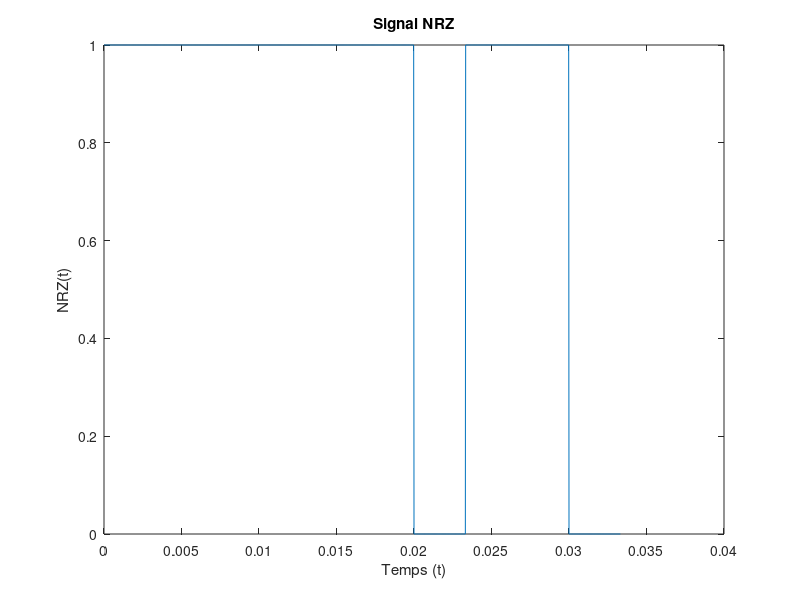
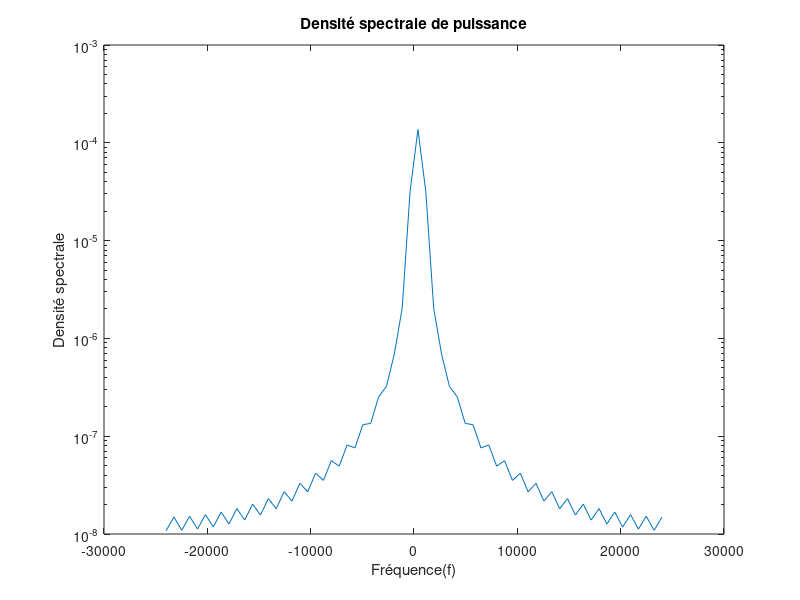
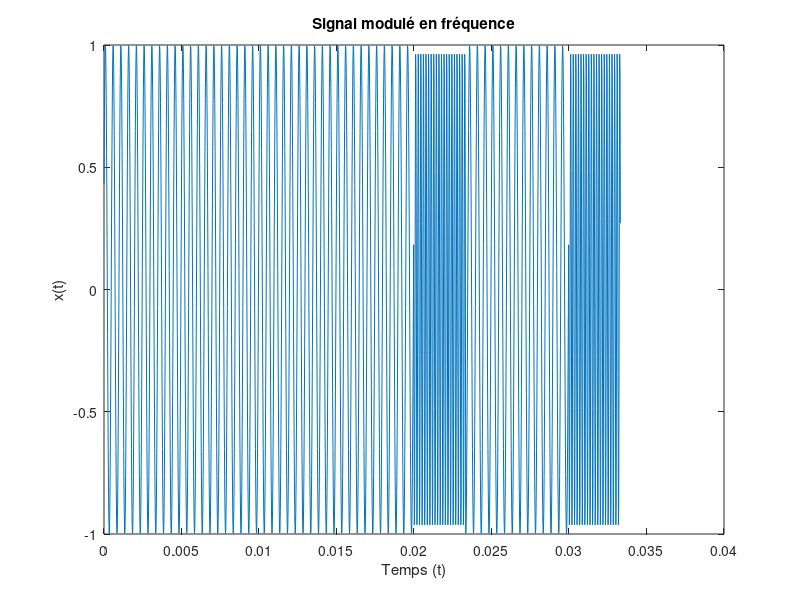
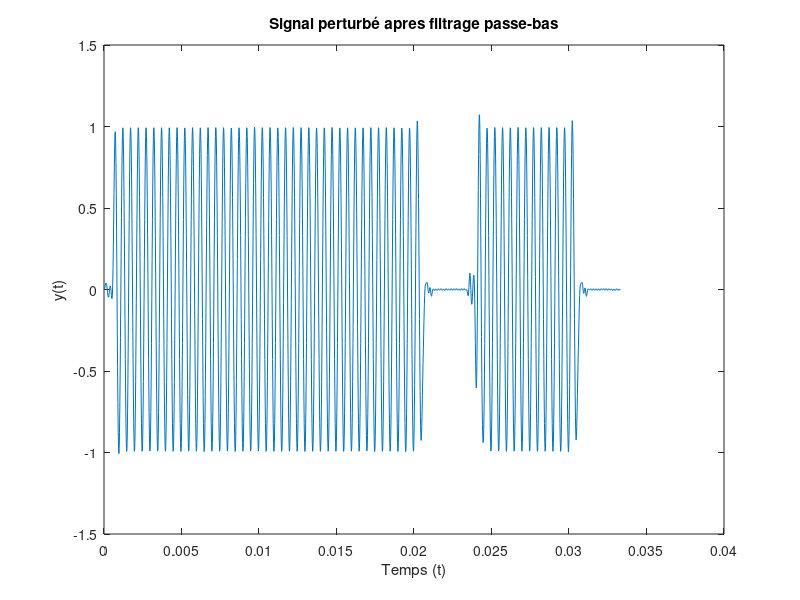

MATLAB code for these plots, in order:
clear all
close all
% 3.1 Génération du signal NRZ 
% Constantes
Fe = 48000; 
Te = 1/Fe; 
Ts = 1/300;
Ns=floor(Ts/Te);
N_bits = 10;
F0 = 6000;
F1 = 2000;
Fc = (F0+F1)/2;
SNR = 50; %dB
n = Fc/Fe;
ordre= 61;

% Signal unipolaire
suite_bits = randi([0,1], 1,N_bits);
t = 0:Te:(N_bits*Ns-1)*Te;
B = ones(1,Ns);
NRZ = kron(suite_bits,B);
figure(1)
plot(t,NRZ)
title("Signal NRZ")
xlabel("Temps (t)")
ylabel("NRZ(t)")

% Densité spectrale de puissance
figure(2)
DSP=pwelch(NRZ,[],[],[],Fe,'twosided');
f = linspace(-Fe/2,Fe/2,length(DSP));
semilogy(f,fftshift(abs(DSP)))
title("Densité spectrale de puissance")
xlabel("Fréquence(f)")
ylabel("Densité spectrale")

% 3.2 Génération du signal modulé en fréquence
%Génération des cosinus
phi1 = 2*pi*rand(1);
phi2 = 2*pi*rand(1);
cos1 = cos(2*pi*F0*t+phi1);
cos2 = cos(2*pi*F1*t+phi2);
x = (1-NRZ).*cos1 + NRZ.*cos2;
figure(3)
plot(t,x)
title("Signal modulé en fréquence")
xlabel("Temps (t)")
ylabel("x(t)")

%4. Canal de transmission à bruit additif, blanc et Gaussien
%génération du bruit 

Px = mean(abs(x).^2);
Pb = Px*10^(-SNR/10);
bruit = sqrt(Pb)*randn(1,length(x));
% Signal modulé + bruit 
signal_perturbe = x + bruit;

% 5. Démodulation par fitrage 
% 5.1 Synthèse du filtre passe-bas
ordre_x = -(ordre-1)/2:(ordre-1)/2;
h_bas = 2*Fc/Fe*sinc(2*Fc/Fe*ordre_x);
y_bas = filter(h_bas,1,signal_perturbe);
figure(4)
plot(t, y_bas)
title("Signal perturbé apres filtrage passe-bas")
xlabel("Temps (t)")
ylabel("y(t)")

% 5.2 Synthèse du filtre passe-haut

h_haut = - 2*Fc/Fe*sinc(2*Fc/Fe*ordre_x);
h_haut((ordre+1)/2) = h_haut((ordre+1)/2)+1; 
y_haut = filter(h_haut,1,signal_perturbe);
figure(5)
plot(t, y_haut)
title("Signal perturbé après filtrage passe-haut")
xlabel("Temps (t)")
ylabel("y(t)")

% 5.4 Tracés à réaliser

% 5.5 Détection d'énergie
% Signal filtré passe-bas 
signal_filtre_paquet = reshape(y_bas,Ns,N_bits);
energie = sum(signal_filtre_paquet.^2);
K = (max(energie) + min(energie))/2;
signal_demodule = energie > K;
figure(6)
plot(1:N_bits,signal_demodule)
title("Signal démodulé après filtrage passe-bas")
xlabel("Temps (t)")
ylabel("y(t)")

% Taux d'erreur binaire
bits_differents = sum(suite_bits~=signal_demodule);
taux_erreur = bits_differents/N_bits

% 5.6 Modification du démodulateur

% Modifier les valeurs et observer

% 6. Démodulateur de fréquence adapté à la norme V21